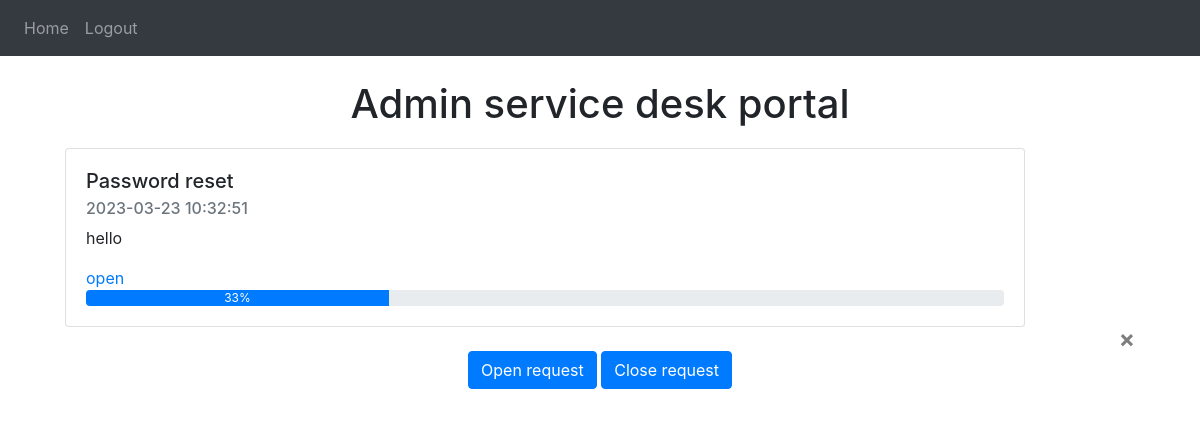
Page /admin (signed in) on the earlier database version.
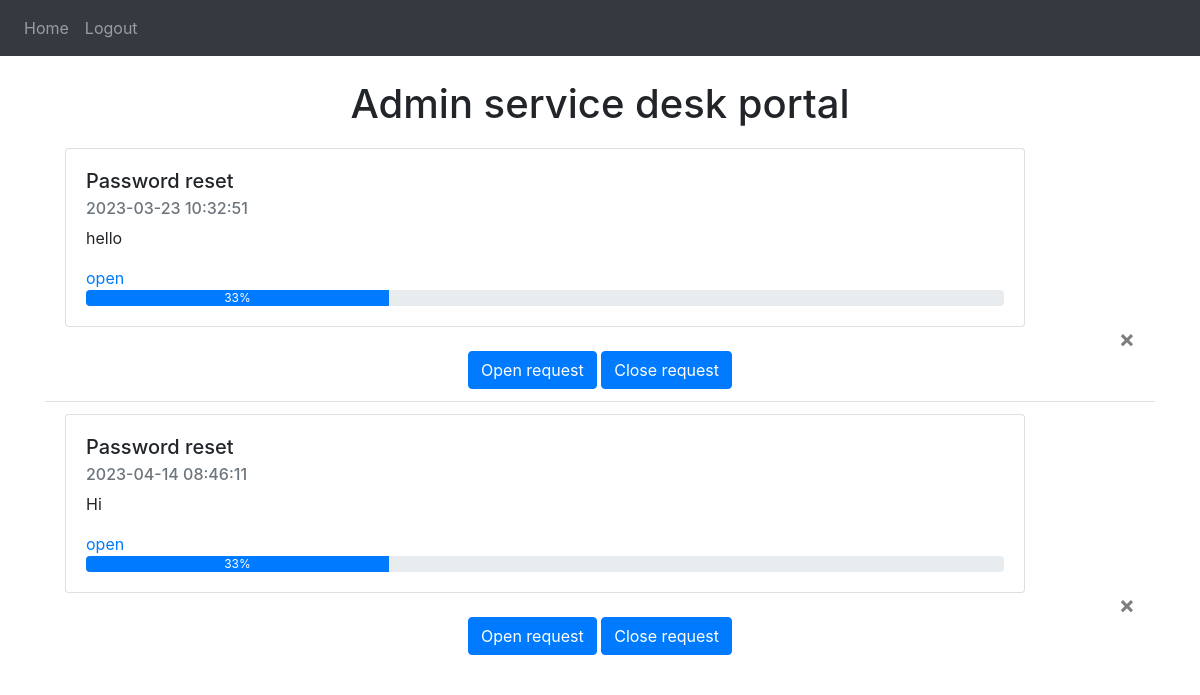
Same page on the later database version.
### website/models.py (models this page shows)
class Service_request(db.Model):
    id = db.Column(db.Integer, primary_key=True)
    data = db.Column(db.String(10000))
    date = db.Column(db.DateTime(timezone=True), default=func.now())
    user_id = db.Column(db.Integer, db.ForeignKey('user.id'))
    status_id = db.Column(db.Integer, db.ForeignKey('status.id'))
    category_id = db.Column(db.Integer, db.ForeignKey('category.id'))

### website/views.py (the view)
@views.route("/admin", methods=['GET', 'POST'])
@login_required
def admin():
    users = load_all_requests()
    return render_template("admin.html", user=current_user, service_request=users)

### website/__init__.py (called while the page is built)
def create_app():
    app = Flask(__name__)
    app.url_map.strict_slashes = False
    app.config['SECRET_KEY'] = 'hjshjhdjah kjshkjdhjs'
    app.config['SQLALCHEMY_DATABASE_URI'] = f'sqlite:///{DB_NAME}'
    db.init_app(app)
    from .views import views
    from .auth import auth
    app.register_blueprint(views, url_prefix='/')
    app.register_blueprint(auth, url_prefix='/')
    from .models import User, Service_request, Status, Category
    with app.app_context():
        db.create_all()
    login_manager = LoginManager()
    login_manager.login_view = 'auth.login'
    login_manager.init_app(app)
    from .models import User
    @login_manager.user_loader
    def load_user(id):
        return User.query.get(int(id))
    return app

### website/views.py (called while the page is built)
def load_all_requests():
    return Service_request.query.all()

### website/templates/admin.html (shortened to what this page needs)
{% extends "base.html" %} {% block title %}Home{% endblock %} {% block content
        %}
        <br />
        <h1 align="center">Admin service desk portal</h1>
        <nav>
        <ul class="list-group list-group-flush" id="user_requests">
          {% for eachuser in service_request %}
        <li class="list-group-item">
          <div class="card" style="width: 60rem;">
            <div class="card-body">
              {% if eachuser.category_id == 1 %}
              <h5 class="card-title">Request new account</h5>
              {% elif eachuser.category_id == 2 %}
              <h5 class="card-title">Password reset</h5>
              {% else %}
              <h5 class="card-title">other</h5>
              {% endif %}
              <h6 class="card-subtitle mb-2 text-muted">{{eachuser.date}}</h6>
              <p class="card-text">{{eachuser.data}}</p>
              {% if eachuser.status_id == 1 %}
              <a href="#" class="card-link">open</a>
              <div class="progress">
                <div class="progress-bar" role="progressbar" style="width: 33%;" aria-valuenow="33" aria-valuemin="0" aria-valuemax="100">33%</div>
              </div>
              {% elif eachuser.status_id == 2 %}
              <a href="#" class="card-link">In progress</a>
              <div class="progress">
                <div class="progress-bar" role="progressbar" style="width: 66%;" aria-valuenow="33" aria-valuemin="0" aria-valuemax="100">66%</div>
              </div>
              {% else %}
              <a href="#" class="card-link">closed</a>
              <div class="progress">
                <div class="progress-bar" role="progressbar" style="width: 100%;" aria-valuenow="33" aria-valuemin="100%" aria-valuemax="100">100%</div>
              </div>
              {% endif %}
            </div>
          </div>
          <button type="button" class="close" onClick="deleteService_request({{ eachuser.id }})">
            <span aria-hidden="true">&times;</span>
          </button>
          <br />
          <form method="POST">
              <div align="center">
                <button type="submit" class="btn btn-primary" value="2" name="service_request_status_id"id="service_request_status_id" onClick="serviceId_request({{ eachuser.id }})">Open request</button>
                <button type="submit" class="btn btn-primary" value="3" name="service_request_status_id"id="service_request_status_id" onClick="serviceId_request2({{ eachuser.id }})">Close request</button>
              </div>
            </form>
        {% endfor %}
      </ul>
      </div>
        {% endblock %}

### website/templates/base.html (shortened to what this page needs)
<!DOCTYPE html>
<html>
  <head>
    <link
      rel="stylesheet"
      href="https://stackpath.bootstrapcdn.com/bootstrap/4.4.1/css/bootstrap.min.css"
    />
    <link
      rel="stylesheet"
      href="https://stackpath.bootstrapcdn.com/font-awesome/4.7.0/css/font-awesome.min.css"
    />
  </head>
  <body>
    <nav class="navbar navbar-expand-lg navbar-dark bg-dark">
      <div class="collapse navbar-collapse" id="navbar">
        <div class="navbar-nav">
          {% if user.admin == 'true' %}
          <a class="nav-item nav-link" id="home" href="/">Home</a>
          <a class="nav-item nav-link" id="logout" href="/logout">Logout</a>
          <a class="nav-item nav-link" id="adminPrivileges" href="/adminPrivileges">Privileges</a>
          <a class="nav-item nav-link" id="admin" href="/admin">Requests</a>
          {% elif user.is_authenticated %}
          <a class="nav-item nav-link" id="home" href="/">Home</a>
          <a class="nav-item nav-link" id="logout" href="/logout">Logout</a>
          {% else %}
          <a class="nav-item nav-link" id="login" href="/login">Login</a>
          <a class="nav-item nav-link" id="signUp" href="/sign-up">Sign Up</a>
          {% endif %}
        </div>
      </div>
    </nav>
    <div class="container">{% block content %} {% endblock %}</div>
  </body>
</html>

Differences in the rows shown:
added Service_request: shows "Password reset", date "2023-04-14 08:46:11", data "Hi", shows "open", {{ eachuser.id }} 2 (drawn)
